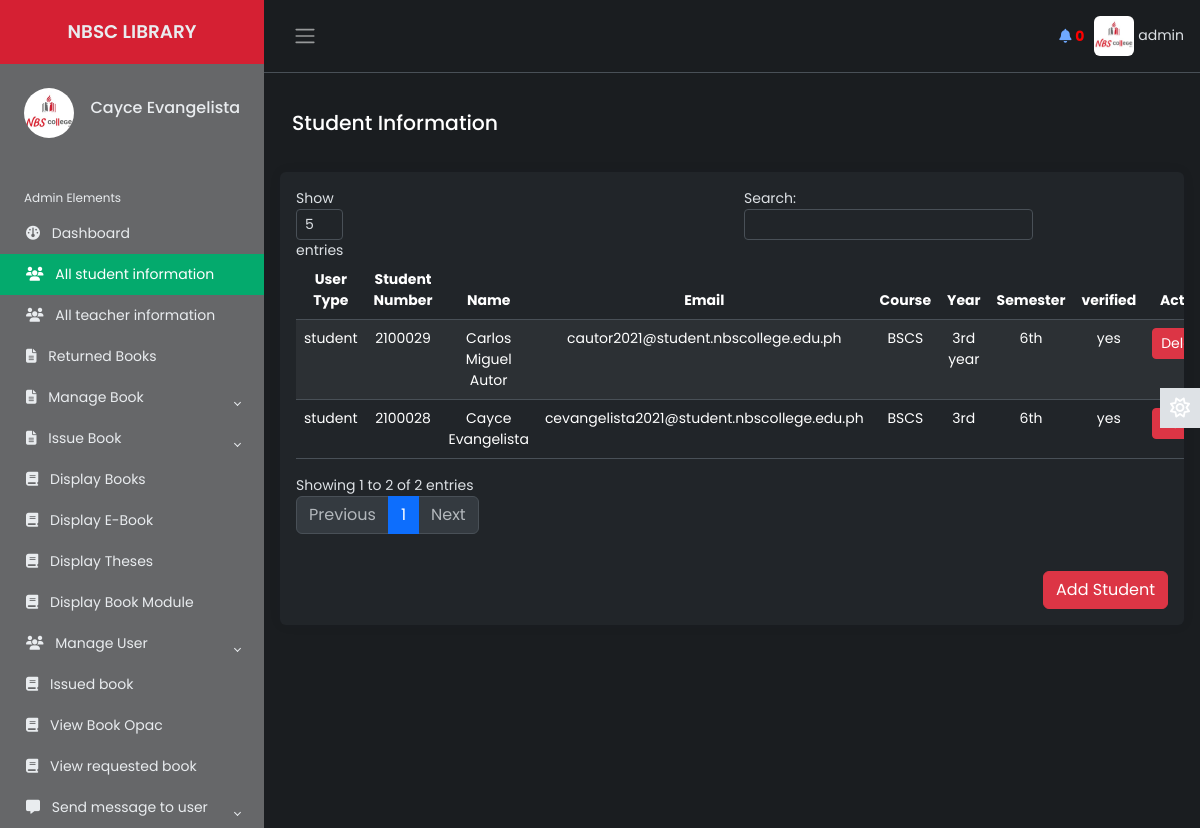
The page /Source/librarian/all-student-info.php (signed in) on the database as committed earlier.
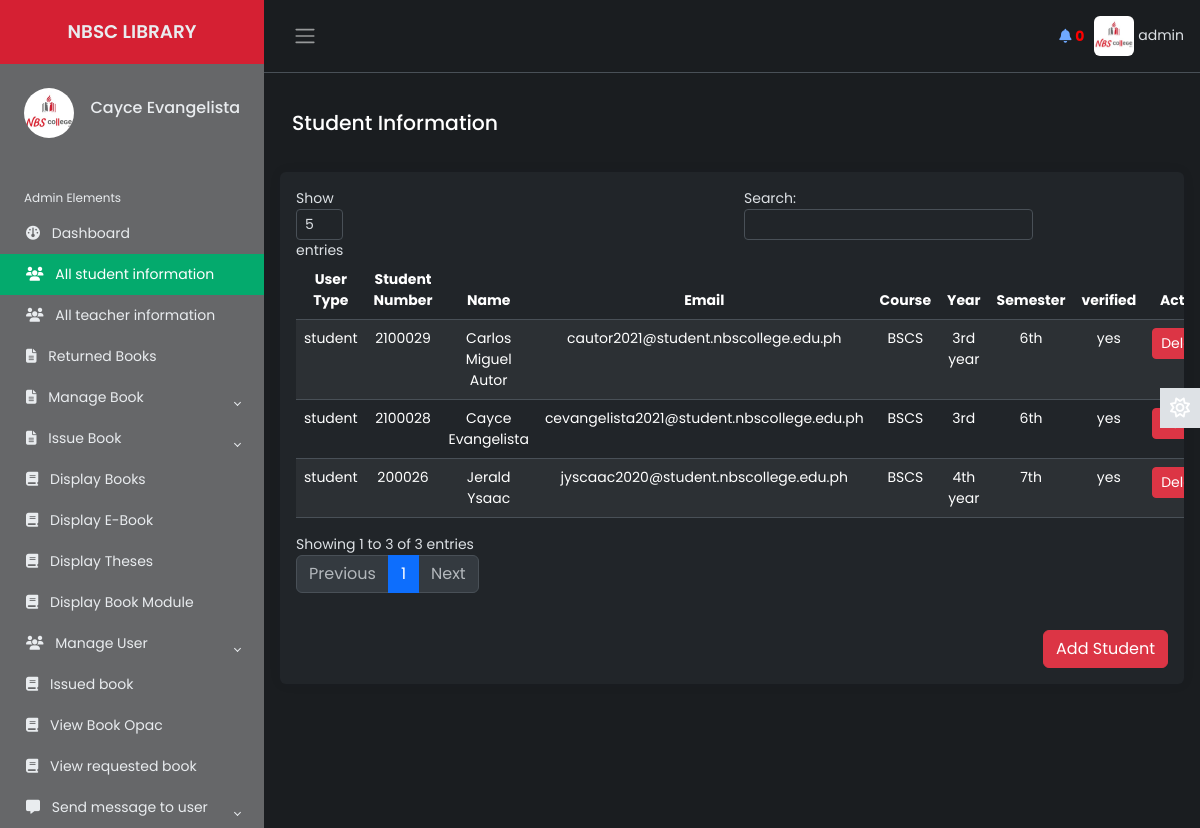
The same page on the database as committed later.
### tables this page shows
CREATE TABLE `lib_registration` (
  `id` int(2) NOT NULL,
  `name` varchar(50) NOT NULL,
  `username` varchar(20) NOT NULL,
  `password` varchar(20) NOT NULL,
  `email` varchar(50) NOT NULL,
  `phone` varchar(20) NOT NULL,
  `address` varchar(100) NOT NULL,
  `photo` varchar(500) NOT NULL,
  `status` varchar(7) NOT NULL
);

CREATE TABLE `student` (
  `student_number` varchar(20) NOT NULL,
  `first_name` varchar(50) NOT NULL,
  `last_name` varchar(50) NOT NULL,
  `middle_name` varchar(50) NOT NULL,
  `email` varchar(50) NOT NULL,
  `course` varchar(10) NOT NULL,
  `year` varchar(20) NOT NULL,
  `semester` varchar(20) NOT NULL,
  `password` varchar(50) NOT NULL,
  `user_type` varchar(7) NOT NULL,
  `photo` varchar(500) NOT NULL,
  `status` varchar(7) NOT NULL,
  `vkey` varchar(255) NOT NULL,
  `verified` varchar(3) NOT NULL
);

### Source/librarian/all-student-info.php (the view, shortened to what this page needs)
        <?php
    $page = 'sinfo';
    include 'inc/header.php';
    include 'inc/connection.php';
 ?>
<main class="content px-3 py-2">
                <div class="container-fluid">
				<div class="mb-3">
                        <h4>Student Information
                        </h4>
                 </div>
            </div>
            <br>
            <div class="card border-0">
                        <div class="card-body">
                            <table class="table table-hover text-center table-striped" id="dtBasicExample">
                                <thead>
                                    <tr>
                                        <th scope="col">User Type</th>
                                        <th scope="col" class="text-center">Student Number</th>
                                        <th scope="col">Name</th>
                                        <th scope="col">Email</th>
                                        <th scope="col">Course</th>
                                        <th scope="col">Year</th>
                                        <th scope="col">Semester</th>
                                        <th scope="col">verified</th>
                                        <th scope="col">Action</th>
                                    </tr>
                                </thead>
                                <tbody>
                                           <?php
                                                $res= mysqli_query($link, "select * from student ORDER BY student_number DESC");
                                                while ($row=mysqli_fetch_array($res)) {
                                                    echo "<tr>";
                                                    echo "<td>"; echo $row["user_type"]; echo "</td>";
                                                    echo "<td>"; echo $row["student_number"]; echo "</td>";
                                                    echo "<td>"; echo $row["first_name"]; "<td>"; echo " "; echo $row["last_name"]; echo "</td>";
                                                    echo "<td>"; echo $row["email"]; echo "</td>";
                                                    echo "<td>"; echo $row["course"]; echo "</td>";
                                                    echo "<td>"; echo $row["year"]; echo "</td>";
                                                    echo "<td>"; echo $row["semester"]; echo "</td>";
                                                    echo "<td>"; echo $row["verified"]; echo "</td>";
                                                    echo "<td>";
                                                    ?>
                                                        <button class='btn btn-danger btn-sm' onclick="deleteUserConfirmation('<?php echo $row["student_number"]; ?>', '<?php echo $row["first_name"] . ' ' . $row["last_name"]; ?>')">Delete</button>
                                                    <?php
                                                    echo "</td>";
                                                    echo "</tr>";
                                                }
                                             ?>
                                       </tbody>
                            </table>
                            <br>
                            <div class="text-end">
                                <button type="button" class="btn btn-danger" data-toggle="modal" data-target="#addStudentModal">
                                Add Student
                                </button>
                            </div>
                        </div>
                    </div>
 </main>

### Source/librarian/inc/header.php (shortened to what this page needs)
<?php
    include 'inc/connection.php';
    $res = mysqli_query($link,"select * from request_books where read1='no'");
    $not= mysqli_num_rows($res);
 ?>
<!DOCTYPE html>
<html lang="en" data-bs-theme="dark">
<head>
    <link href="https://cdn.datatables.net/v/dt/jszip-3.10.1/dt-2.0.3/b-3.0.1/b-html5-3.0.1/b-print-3.0.1/datatables.min.css" rel="stylesheet">
    <link rel="stylesheet" href="inc/css/bootstrap.min.css">
    <link rel="stylesheet" href="inc/css/custom1.css">
    <link rel="stylesheet" href="inc/css/animate.css">
</head>
<body>
    <div class="wrapper">
    <aside id="sidebar" class="js-sidebar">
            <div class="h-100">
                <div class="sidebar-logo text-center">
                    <a href="dashboard.php">NBSC LIBRARY</a>
                </div>
                <ul class="sidebar-nav">
                    <li class="sidebar-header">
                        <span>
                        <?php
                            $res = mysqli_query($link, "select * from lib_registration where username='".$_SESSION['username']."'");
                            while ($row = mysqli_fetch_array($res)){
                                ?><img src="<?php echo $row["photo"]; ?> " height="50px" width="50px" alt="something wrong" class="rounded-circle"></a> <?php
                            }
                        ?>
                        </span>
                        <h6 style="float: right; margin-top: 10px;">
							<?php
								$res = mysqli_query($link, "select * from lib_registration where username='".$_SESSION['username']."'");
								while ($row = mysqli_fetch_array($res)){
								$name  =  $row["name"];
								echo $name;
								}
							?>
            			</h6>
                    </li>
                    <br>
                    <li class="sidebar-header">
                        Admin Elements
                    </li>
                    <li class="sidebar-item <?php if($page=='home'){ echo 'active';} ?>">
                        <a href="dashboard.php" class="sidebar-link">
                        <i class="fa-solid fa-gauge pe-2"></i>
                            Dashboard
                        </a>
                    </li>
                    <li class="sidebar-item <?php if($page=='sinfo'){ echo 'active';} ?>">
                        <a href="all-student-info.php" class="sidebar-link">
                        <i class="fa-solid fa-users pe-2"></i>
                            All student information
                        </a>
                    </li>
					<li class="sidebar-item <?php if($page=='tinfo'){ echo 'active';} ?>">
                        <a href="all-teacher-info.php" class="sidebar-link">
                            <i class="fa-solid fa-users pe-2"></i>
                            All teacher information
                        </a>
                    </li>
                    <li class="sidebar-item <?php if($page=='return-books'){ echo 'active';} ?>">
                        <a href="return-book.php" class="sidebar-link">
                        <i class="fa-solid fa-file-lines pe-2"></i>
                            Returned Books
                        </a>
                    </li>
                    <li class="sidebar-item">
                        <a href="#" class="sidebar-link collapsed" data-bs-target="#manage" data-bs-toggle="collapse"
                            aria-expanded="false"><i class="fa-solid fa-file-lines pe-2"></i>
                            Manage Book
                        </a>
                    </li>
                    <li class="sidebar-item">
                        <a href="dashboard.php" class="sidebar-link collapsed" data-bs-target="#issue" data-bs-toggle="collapse"
                            aria-expanded="false"><i class="fa-solid fa-file-lines pe-2"></i>
                            Issue Book
                        </a>
                    </li>
                    <li class="sidebar-item <?php if($page=='tbook'){ echo 'active';} ?>">
                        <a href="display-book.php" class="sidebar-link">
                         <i class="fa-solid fa-book pe-2"></i>
                            Display Books
                        </a>
                    </li>
                    <li class="sidebar-item <?php if($page=='d-ebook'){ echo 'active';} ?>">
                                <a href="display-ebook.php" class="sidebar-link">
                                <i class="fa-solid fa-book pe-2"></i>
                                    Display E-Book
                                </a>
                    </li>
                    <li class="sidebar-item <?php if($page=='d-t-book'){ echo 'active';} ?>">
                                <a href="display-thesis.php" class="sidebar-link">
                                <i class="fa-solid fa-book pe-2"></i>
                                    Display Theses
                                </a>
                    </li>
                    <li class="sidebar-item <?php if($page=='bmodule'){ echo 'active';} ?>">
                                <a href="display-book-module.php" class="sidebar-link">
                                <i class="fa-solid fa-book pe-2"></i>
                                    Display Book Module
                                </a>
                    </li>
                    <li class="sidebar-item">
                        <a href="#" class="sidebar-link collapsed" data-bs-target="#user" data-bs-toggle="collapse"
                            aria-expanded="false"><i class="fa-solid fa-users pe-2"></i>
                            Manage User
                        </a>
                    </li>
                    <li class="sidebar-item <?php if($page=='ibook'){ echo 'active';} ?>">
                        <a href="issued-books.php" class="sidebar-link">
                         <i class="fa-solid fa-book pe-2"></i>
                            Issued book
                        </a>
                    </li>
                    <li class="sidebar-item <?php if($page=='a-book'){ echo 'active';} ?>">
                        <a href="display-book-opac.php" class="sidebar-link">
                        <i class="fa-solid fa-book pe-2"></i>
                            View Book Opac
                        </a>
                    </li>
                    <li class="sidebar-item <?php if($page=='rbook'){ echo 'active';} ?>">
                        <a href="requested-books.php" class="sidebar-link">
                        <i class="fa-solid fa-book pe-2"></i>
                            View requested book
                        </a>
                    </li>
                    <li class="sidebar-item">
                        <a href="#" class="sidebar-link collapsed" data-bs-target="#posts" data-bs-toggle="collapse"
                            aria-expanded="false">    <i class="fa-solid fa-message pe-2"></i>
                            Send message to user
                        </a>
                    </li>
                </ul>
            </div>
        </aside>
        <div class="main">
            <nav class="navbar navbar-expand px-3 border-bottom">
                <button class="btn" id="sidebar-toggle" type="button">
                    <span class="navbar-toggler-icon"></span>
                </button>
                <div class="navbar-collapse navbar">
                        <ul class="navbar-nav" style="margin-right:10px;">
                        <li class="icon">
                                <a href="requested-books.php" ><i class="fas fa-bell"></i></a>
                                <span class="count" onclick="window.location='requested-books.php'"><b id="notif" ><?php echo $not; ?></b></span>
                        </li>
                        </ul>
                        <li class="nav-item dropdown">
								<?php
                                     $res = mysqli_query($link, "select * from lib_registration where username='".$_SESSION['username']."'");
                                     while ($row = mysqli_fetch_array($res)){
                                         ?><a href="#" data-bs-toggle="dropdown" class="nav-icon pe-md-0" style="color: inherit;"><img src="<?php echo $row["photo"]; ?>" alt=""class="avatar img-fluid rounded"> <span><?php echo $_SESSION["username"]; ?></span></a> <?php
                                     }
                                ?>
                        </li>
                </div>
            </nav>
            <a href="#" class="theme-toggle">
                <i class="fa-regular fa-sun"></i>
            </a>
</body>
</html>

### Source/librarian/inc/css/custom1.css (style rules this page uses)
body { font-family: 'Poppins', sans-serif; font-size: 0.875rem; opacity: 1; overflow-y: scroll; margin: 0; }
a { cursor: pointer; text-decoration: none; font-family: 'Poppins', sans-serif; }
.sidebar-item.active .sidebar-link { background-color: #04AA6D; color: #fff; }
.theme-toggle { position: relative; }
.theme-toggle i { font-size: 20px; cursor: pointer; }
.theme-toggle .fa-sun { display: none; }
.card-body { overflow-x: scroll; }
#notif { color: red; }
table.dataTable thead th { text-align: center; }
.h-100 { background-color: #666769; }
.sidebar-logo { background-color: #d52033; }
li { list-style: none; }
h4 { font-family: 'Poppins', sans-serif; font-size: 1.275rem; color: var(--bs-emphasis-color); }
.wrapper { align-items: stretch; display: flex; width: 100%; }
#sidebar { max-width: 40%; min-width: 264px; background: var(--bs-dark); transition: all 0.35s ease-in-out; }
.main { display: flex; flex-direction: column; min-height: 100vh; min-width: 0; overflow: hidden; transition: all 0.35s ease-in-out; width: 100%; background: var(--bs-dark-bg-subtle); }
.sidebar-logo { padding: 1.15rem; }
.sidebar-logo a { color: #e9ecef; font-size: 1.15rem; font-weight: 600; }
.sidebar-nav { flex-grow: 1; list-style: none; margin-bottom: 0; padding-left: 0; margin-left: 0; }
.sidebar-header { color: #e9ecef; font-size: .75rem; padding: 1.5rem 1.5rem .375rem; }
a.sidebar-link { padding: .625rem 1.625rem; color: #e9ecef; position: relative; display: block; font-size: 0.875rem; }
.sidebar-link[data-bs-toggle="collapse"]::after { border: solid; border-width: 0 .075rem .075rem 0; content: ""; display: inline-block; padding: 2px; position: absolute; right: 1.5rem; top: 1.4rem; transform: rotate(-135deg); transition: all .2s ease-out; }
.sidebar-link[data-bs-toggle="collapse"].collapsed::after { transform: rotate(45deg); transition: all .2s ease-out; }
.avatar { height: 40px; width: 40px; }
.navbar-expand .navbar-nav { margin-left: auto; }
.content { flex: 1; max-width: 100vw; width: 100vw; }
@media (min-width:768px) { .content { max-width: auto; width: auto; } }
.card { box-shadow: 0 0 .875rem 0 rgba(34, 46, 60, .05); margin-bottom: 24px; }
.theme-toggle { position: fixed; top: 50%; transform: translateY(-65%); text-align: center; z-index: 10; right: 0; left: auto; border: none; background-color: var(--bs-body-color); }
html[data-bs-theme="dark"] .theme-toggle .fa-sun, html[data-bs-theme="light"] .theme-toggle .fa-moon { cursor: pointer; padding: 10px; display: block; font-size: 1.25rem; color: #FFF; }
.table { table-layout: auto !important; width: 100% !important; }

Rows that differ between the two databases and show on the page:
added student: user_type "student", student_number "200026", first_name "Jerald", last_name "Ysaac", email "jyscaac2020@student.nbscollege.edu.ph", course "BSCS", year "4th year", semester "7th", verified "yes"
Other text that changed with them:
text written by a page script: "Show entries Search: Showing 1 to 2 of 2 entries Previous 1 Next" → "Show entries Search: Showing 1 to 3 of 3 entries Previous 1 Next"
